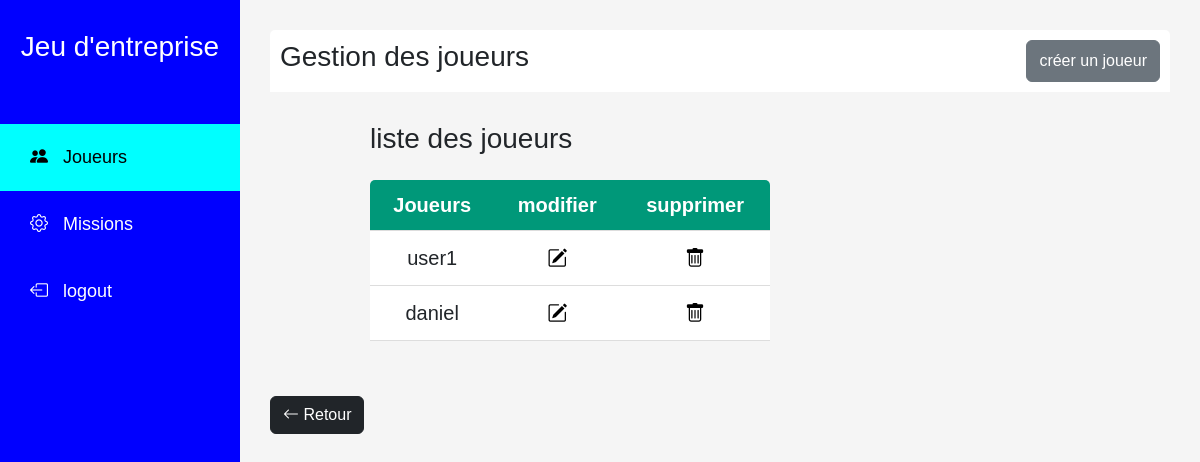
The page /joueurs (signed in) on the database as committed earlier.
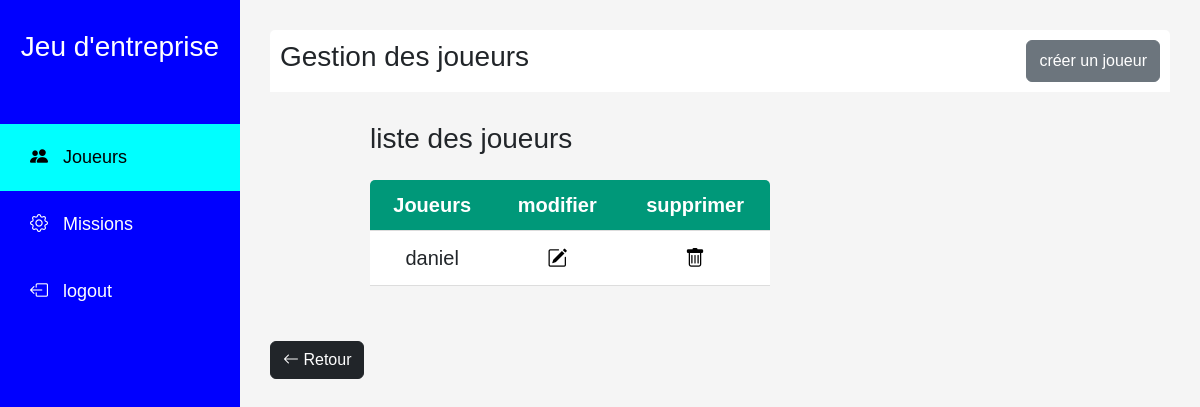
The same page on the database as committed later.
### base/models.py (models this page shows, shortened)
class Joueur(AbstractUser):
    username = models.CharField(max_length=200, unique=True, null=True)
    password1 = models.CharField(max_length=80, null=True)
    password2 = models.CharField(max_length=80, null=True)
    points = models.IntegerField(null=True)
    points_depart = models.IntegerField(null=True)
    type_de_missions = models.ManyToManyField(Choix, related_name="type_de_missions")
    nombre_de_missions = models.IntegerField(null=True,default=0)
    mission_courante = models.ForeignKey('Mission_Joueur', on_delete=models.CASCADE, null=True, default=None)
    missions_passe = models.ManyToManyField('Mission_Joueur', related_name='missions_passe', default="")
    USERNAME_FIELD = "username"
    REQUIRED_FIELDS = []
    objects = UserManager()
    def __str__(self):
        return self.username

### base/views/views_joueur.py (the view)
# urls.py: path('joueurs', views.joueurs, name="joueurs"),
@permission_required('is_superuser')
def joueurs(request):
    context = {'form': Joueur.objects.all()}
    return render(request, "gestion_joueurs.html", context)

### templates/admin/gestion_joueurs/gestion_joueurs.html (shortened to what this page needs)
{% extends "dashboard.html" %}
{% block content %}
<div class="home-section-title">
    <h3>Gestion des joueurs</h3>
    <button type="button" class="btn btn-secondary"><a href="{% url 'creer-joueur' %}">créer un joueur</a></button>
</div>
<div class="table-div">
    <h3>liste des joueurs</h3>
    <table>
        <tr>
            <th>Joueurs</th>
            <th>modifier</th>
            <th>supprimer</th>
        </tr>
        {% for user in form %}
            {% if not user.is_superuser %}
            <tr>
                <td>{{user}}</td>
                <td><a href="{% url 'modifier-joueur' user %}"><i class="bi bi-pencil-square"></i></a></td>
                <td><a href="{% url 'supprimer-joueur' user %}"><i class="bi bi-trash"></i></a></td>
            </tr>
            {% endif %}
        {% endfor %}
    </table>
</div>
<div class="retour">
    <button type="button" class="btn btn-dark">
        <a href="/">
            <i class="bi bi-arrow-left"></i>
            <span>Retour</span>
        </a>
    </button>
</div>
{% endblock content %}

Rows that differ between the two databases and show on the page:
removed Joueur: username "user1"
